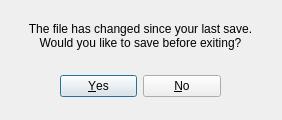
<?xml version="1.0" encoding="UTF-8"?>
<ui version="4.0">
 <class>ExitDialog</class>
 <widget class="QDialog" name="ExitDialog">
  <property name="geometry">
   <rect>
    <x>0</x>
    <y>0</y>
    <width>282</width>
    <height>120</height>
   </rect>
  </property>
  <property name="contextMenuPolicy">
   <enum>Qt::PreventContextMenu</enum>
  </property>
  <property name="windowTitle">
   <string>Dialog</string>
  </property>
  <widget class="QDialogButtonBox" name="buttonBox">
   <property name="geometry">
    <rect>
     <x>60</x>
     <y>70</y>
     <width>161</width>
     <height>32</height>
    </rect>
   </property>
   <property name="orientation">
    <enum>Qt::Horizontal</enum>
   </property>
   <property name="standardButtons">
    <set>QDialogButtonBox::No|QDialogButtonBox::Yes</set>
   </property>
  </widget>
  <widget class="QLabel" name="label">
   <property name="geometry">
    <rect>
     <x>20</x>
     <y>20</y>
     <width>241</width>
     <height>31</height>
    </rect>
   </property>
   <property name="text">
    <string>The file has changed since your last save.
Would you like to save before exiting?</string>
   </property>
   <property name="alignment">
    <set>Qt::AlignCenter</set>
   </property>
   <property name="wordWrap">
    <bool>true</bool>
   </property>
  </widget>
 </widget>
 <resources/>
 <connections>
  <connection>
   <sender>buttonBox</sender>
   <signal>accepted()</signal>
   <receiver>ExitDialog</receiver>
   <slot>accept()</slot>
   <hints>
    <hint type="sourcelabel">
     <x>238</x>
     <y>84</y>
    </hint>
    <hint type="destinationlabel">
     <x>157</x>
     <y>119</y>
    </hint>
   </hints>
  </connection>
  <connection>
   <sender>buttonBox</sender>
   <signal>rejected()</signal>
   <receiver>ExitDialog</receiver>
   <slot>reject()</slot>
   <hints>
    <hint type="sourcelabel">
     <x>270</x>
     <y>90</y>
    </hint>
    <hint type="destinationlabel">
     <x>286</x>
     <y>119</y>
    </hint>
   </hints>
  </connection>
 </connections>
</ui>
